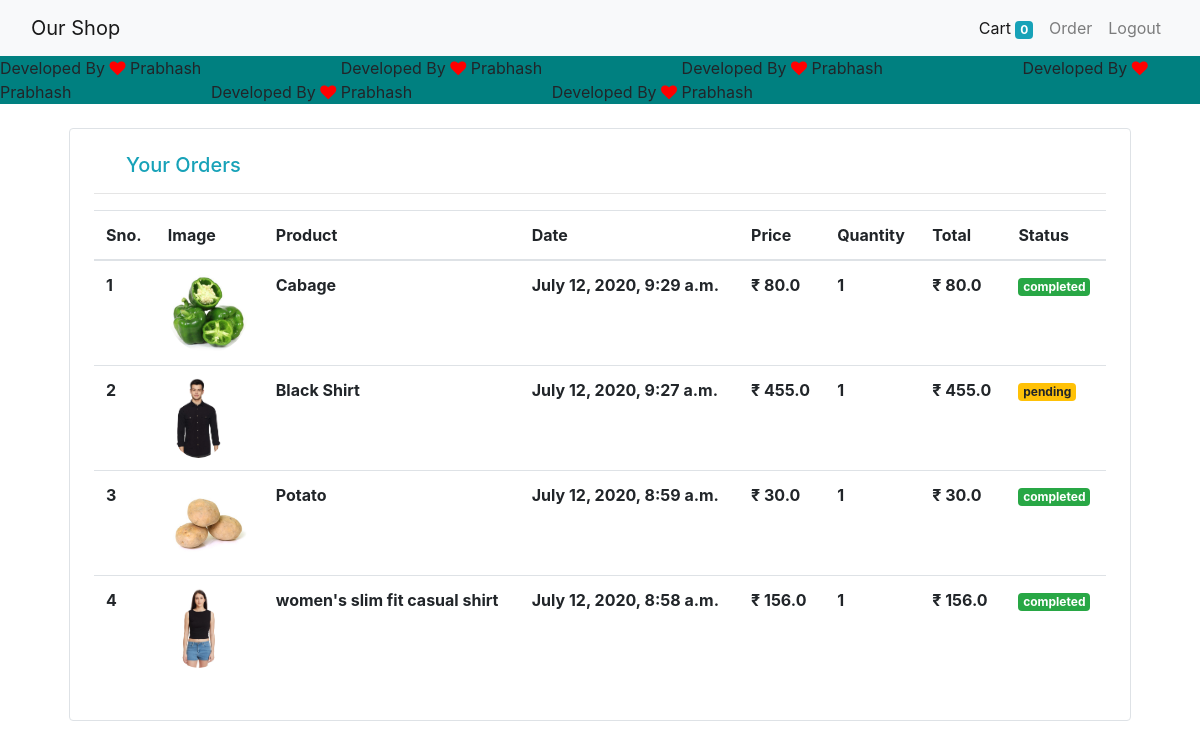
Page /order (signed in) on the committed database.
### shop/models/order.py (models this page shows)
class Order(models.Model):
    product   = models.ForeignKey(Product,on_delete=models.CASCADE)
    customer  = models.ForeignKey(Customer,on_delete=models.CASCADE)
    quantity  = models.IntegerField(default=1)
    price     = models.FloatField()
    address   = models.CharField(max_length=200,default='',blank=True)
    phone     = models.CharField(max_length=12)
    date      = models.DateTimeField(default=datetime.datetime.today)
    status    = models.BooleanField(default=False)
    @staticmethod
    def get_product_by_customer(customer_id):
        return Order.objects.filter(customer=customer_id).order_by('-date')

### shop/models/product.py (models this page shows, shortened)
class Product(models.Model):
    name        = models.CharField(max_length=30)
    price       = models.IntegerField(default=0)
    category    = models.ForeignKey(Category,on_delete=models.CASCADE)
    description = models.CharField(max_length=200,null=True,blank=True)
    image       = models.ImageField(upload_to='product/')
    def __str__(self):
        return self.name

### shop/views.py (the view)
# urls.py: path('order',views.OrderView.as_view() ,name='order'),
class OrderView(View):
    @method_decorator(auth_middleware)
    def get(self,request):
        customer=request.session.get('customer')
        order=Order.get_product_by_customer(customer)
        return render(request,"Eshop/order.html",{'orders':order})

### shop/templatetags/cart.py (called while the page is built)
@register.filter(name="multiply")
def multiply(quantity,price):
    return quantity*price

### templates/Eshop/order.html
{% extends 'Eshop/base.html' %}
{% block body %}
{% load cart %}
<div class="container">
    <div class="border rounded p-4 m-4">
      <h5 class="pl-2 ml-4 text-info">Your Orders</h5>
      <hr>
      {% if orders %}
        <table class="table">
            <thead>
              <tr>
                <th scope="col">Sno.</th>
                <th scope="col">Image</th>
                <th scope="col">Product</th>
                <th scope="col">Date</th>
                <th scope="col">Price</th>
                <th scope="col">Quantity</th>
                <th scope="col">Total</th>
                <th scope="col">Status</th>
              </tr>
            </thead>
            <tbody>
               {% for order in orders %}
              <tr>
                <th>{{forloop.counter}}</th>
                <td><img src="{{order.product.image.url}}" alt="" class="rounded-circle" style="height:80px"></td>
                <th>{{order.product}}</th>
                <th>{{order.date}}</th>
                <th>&#8377; {{order.price}}</th>
                <th>{{order.quantity}}</th>
                <th>&#8377; {{order.quantity|multiply:order.price}}</th>
                {% if order.status %}
                <th><small class="badge badge-success">completed</small></th>
                {% else %}
                <th><small class="badge badge-warning">pending</small></th>
                {% endif %}
              </tr>
              {% endfor %}
            </tbody>
          </table>
         {% else %}
         <h4 class="text-center p-4 m-4 text-danger">you have not ordered anything !!!</h4>
         {% endif %}
    </div>
</div>
{% endblock %}

### rows in the picture
Order: product.image (picture), product "Cabage", date "July 12, 2020, 9:29 a.m.", price "80.0", quantity "1", quantity|multiply "80.0", status "completed"
Order: product.image (picture), product "Black Shirt", date "July 12, 2020, 9:27 a.m.", price "455.0", quantity "1", quantity|multiply "455.0", status "pending"
Order: product.image (picture), product "Potato", date "July 12, 2020, 8:59 a.m.", price "30.0", quantity "1", quantity|multiply "30.0", status "completed"
Order: product.image (picture), product "women's slim fit casual shirt", date "July 12, 2020, 8:58 a.m.", price "156.0", quantity "1", quantity|multiply "156.0", status "completed"

### other values in the picture
{{ request.session.cart.keys|length }} "0"
